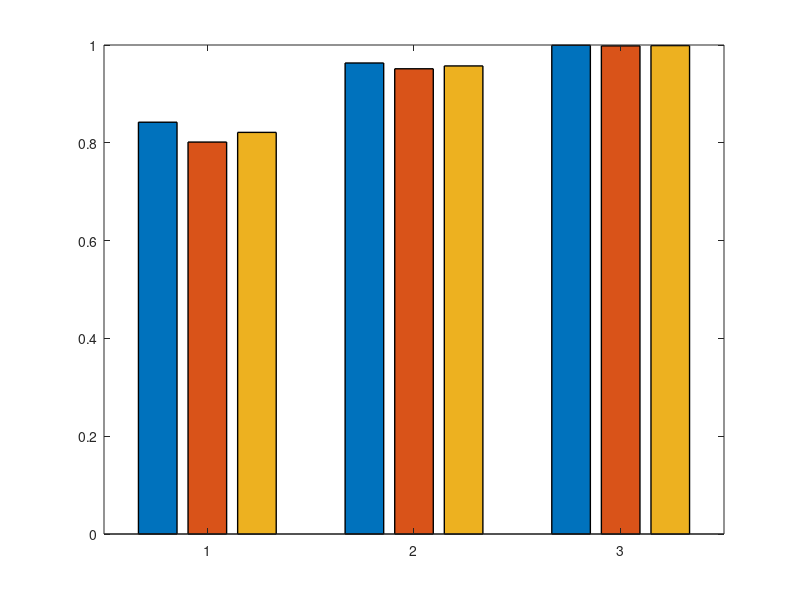

Recreate this plot in MATLAB. (Note: this script raises an error after producing the figure.)
% 1. 输入数据 (根据你实际的评估结果替换)
% 顺序：[SimHash, MLP, Bi-GRU]
models = {'SimHash', 'MLP', 'Bi-GRU (Ours)'};
precision = [0.8421, 0.9632, 0.9995]; % 填入你的真实 Precision
recall    = [0.8015, 0.9514, 0.9982]; % 填入你的真实 Recall
f1_score  = [0.8213, 0.9572, 0.9988]; % 填入你的真实 F1

% 组合成一个矩阵 (3个模型 x 3个指标)
data_matrix = [precision; recall; f1_score]'; 

% 2. 创建画布
fig2 = figure('Color', 'w', 'Position', [200, 200, 700, 450]);

% 3. 绘制分组柱状图
b = bar(data_matrix, 'grouped', 'EdgeColor', 'k', 'LineWidth', 1);

% 4. 设置高级学术配色 (莫兰迪色系：蓝、橙、绿)
b(1).FaceColor = [0.26, 0.45, 0.65]; % 沉稳蓝 (Precision)
b(2).FaceColor = [0.90, 0.54, 0.28]; % 柔和橙 (Recall)
b(3).FaceColor = [0.40, 0.65, 0.45]; % 护眼绿 (F1-score)

% 5. 坐标轴与字体设置
set(gca, 'XTickLabel', models, 'FontName', 'Times New Roman', 'FontSize', 13, 'LineWidth', 1.2);
ylabel('Score (0 - 1.0)', 'FontName', 'Times New Roman', 'FontSize', 14, 'FontWeight', 'bold');
title('Performance Comparison of Hash Learning Models', 'FontName', 'Times New Roman', 'FontSize', 16, 'FontWeight', 'bold');

% Y轴范围：由于大家分数都挺高，可以把起点设在 0.7 放大差异
ylim([0.7, 1.05]); 
grid on;
set(gca, 'GridLineStyle', '--', 'GridAlpha', 0.3, 'YGrid', 'on', 'XGrid', 'off');

% 6. 添加图例
legend({'Precision', 'Recall', 'F1-Score'}, 'Location', 'northwest', 'FontName', 'Times New Roman', 'FontSize', 12);

% 7. 在柱子顶部添加数值标签 (最显专业的一步)
for i = 1:size(data_matrix, 2)
    xtips = b(i).XEndPoints;
    ytips = b(i).YEndPoints;
    labels = string(round(b(i).YData, 4)); % 保留4位小数
    text(xtips, ytips, labels, 'HorizontalAlignment', 'center', ...
        'VerticalAlignment', 'bottom', 'FontName', 'Times New Roman', 'FontSize', 10);
end

% 8. 导出高清图
exportgraphics(fig2, 'Performance_BarChart.pdf', 'ContentType', 'vector');
disp('柱状图已成功导出为 Performance_BarChart.pdf');
